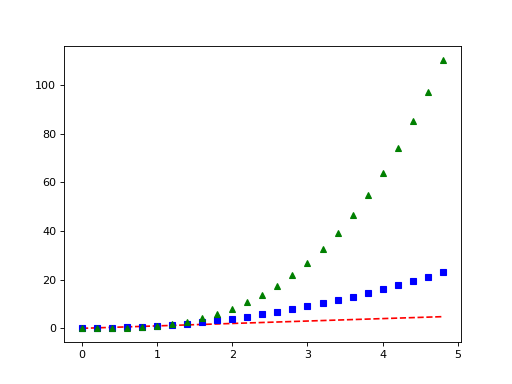

Here is the Python script that generated this plot:
import matplotlib.pyplot as plt
import numpy as np

# evenly sampled time at 200ms intervals
t = np.arange(0., 5., 0.2)

# red dashes, blue squares and green triangles
plt.plot(t, t, '--r', t, t**2, 'bs', t, t**3, 'g^')
plt.show()
